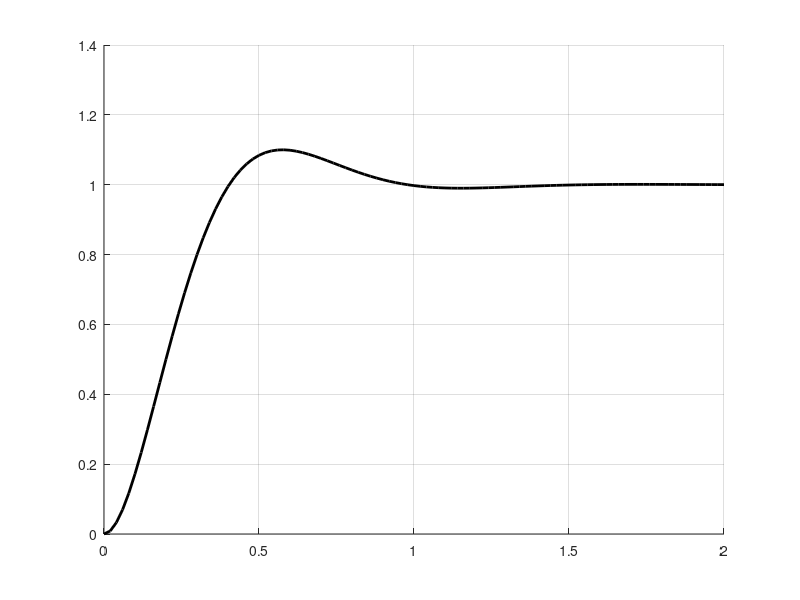

MATLAB code for this plot:
clear;clc;

ts=1;
os=10/100;

zeta=-log(os)/sqrt(pi^2+log(os)^2);
wn=4/(ts*zeta);

Gs=tf(wn^2,[1 2*zeta*wn wn^2])
[y,t]=step(Gs);
figure(1);clf;hold on;grid on;
plot(t,y,'k','LineWidth',2);
